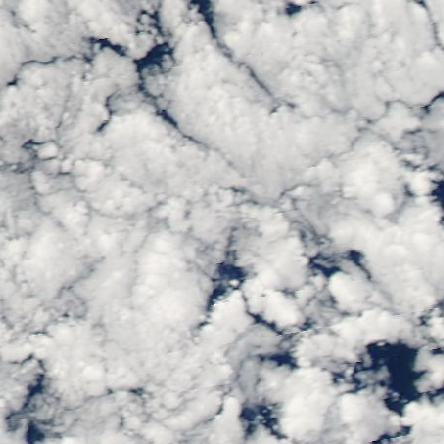
#> input picture data/black_images_removed/20190801-10-9-93-92.jpeg, 444 x 444 px, found by its file name
$ jupyter execute FFT.ipynb
#> lines starting #> are read from the running program, lines starting #| are printed output that depends on the picture
[cell 1]
import cv2
import numpy as np
import matplotlib.pyplot as plt

[cell 2]
# Load an image in grayscale
image = cv2.imread("target_images/20190801-10-9-93-92.jpeg", cv2.IMREAD_GRAYSCALE)
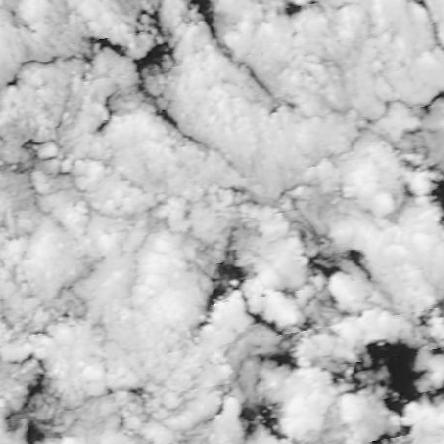
#> image: shape (444, 444); min 0, max 249, mean 191.9

[cell 3]
if image is None:
    raise ValueError("Image not found. Check the file path.")

# Compute the 2D Fourier Transform
f_transform = np.fft.fft2(image)
f_shift = np.fft.fftshift(f_transform)  # Shift zero frequency component to the center

# Compute magnitude spectrum
magnitude_spectrum = 20 * np.log(np.abs(f_shift) + 1)  # Adding 1 to avoid log(0)
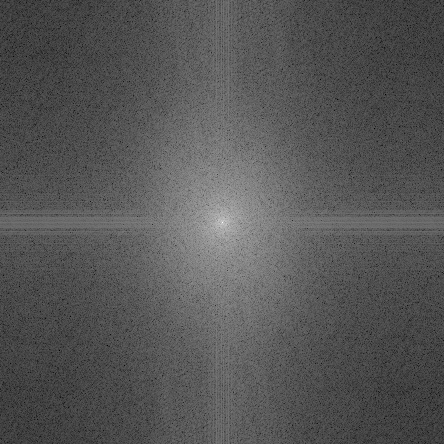
#> magnitude_spectrum: shape (444, 444) float64; min 27.46, max 349, mean 136.4; drawn with min black and max white

# Inverse Fourier Transform to reconstruct the image
f_ishift = np.fft.ifftshift(f_shift)
image_reconstructed = np.fft.ifft2(f_ishift)
image_reconstructed = np.abs(image_reconstructed)

# Display results
plt.figure(figsize=(12, 6))

plt.subplot(1, 3, 1)
plt.title("Original Image")
plt.imshow(image, cmap="gray")

plt.subplot(1, 3, 2)
plt.title("Magnitude Spectrum")
plt.imshow(magnitude_spectrum, cmap="gray")

plt.subplot(1, 3, 3)
plt.title("Reconstructed Image")
plt.imshow(image_reconstructed, cmap="gray")

plt.show()
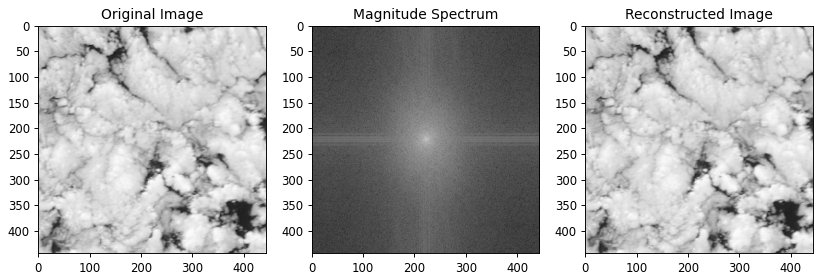
#> figure drawn by matplotlib, 3 panels

$ run again, with data/black_images_removed/20190802-16-15-89-88.jpeg copied over data/black_images_removed/20190801-10-9-93-92.jpeg
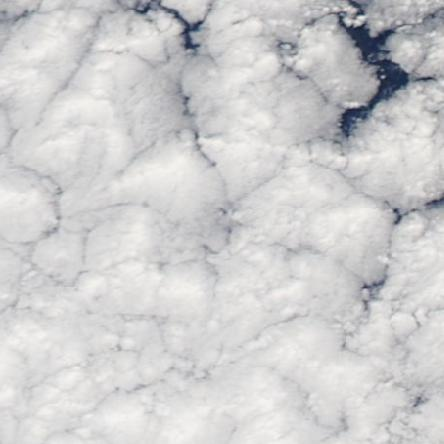
#> input picture data/black_images_removed/20190802-16-15-89-88.jpeg, 444 x 444 px, found by its file name
#> `magnitude_spectrum = 20 * np.log(np.abs(f_shift) + 1)`:
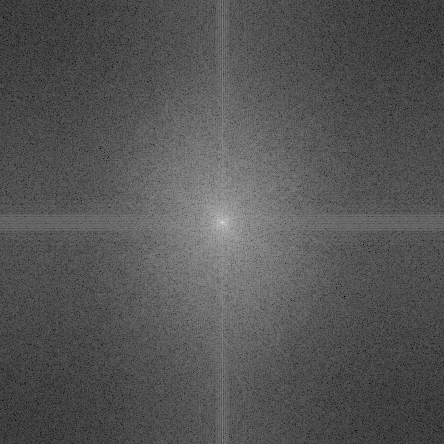
#> magnitude_spectrum: shape (444, 444) float64; min 17.32, max 350.4, mean 128.6; drawn with min black and max white
#> `plt.show()`:
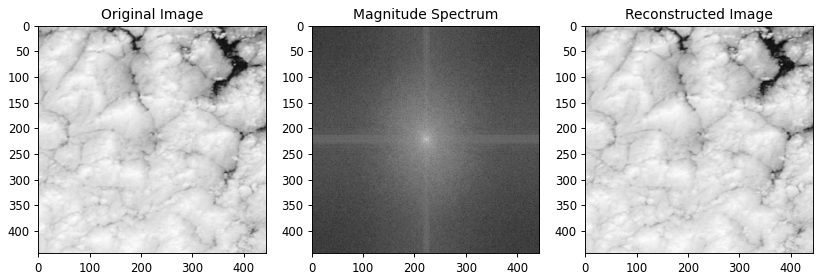
#> figure drawn by matplotlib, 3 panels

$ run again, with data/black_images_removed/20190804-14-13-85-84.jpeg copied over data/black_images_removed/20190801-10-9-93-92.jpeg
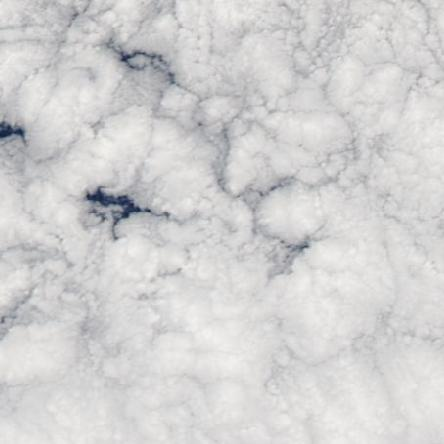
#> input picture data/black_images_removed/20190804-14-13-85-84.jpeg, 444 x 444 px, found by its file name
#> `magnitude_spectrum = 20 * np.log(np.abs(f_shift) + 1)`:
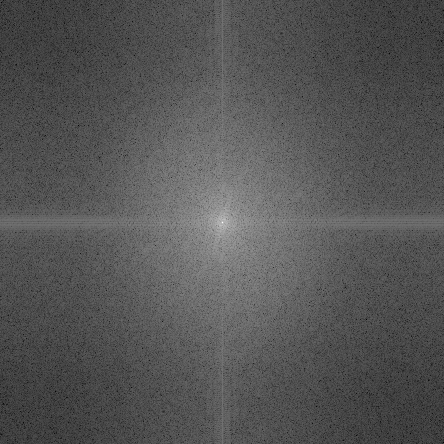
#> magnitude_spectrum: shape (444, 444) float64; min 15.13, max 350.7, mean 127.9; drawn with min black and max white
#> `plt.show()`:
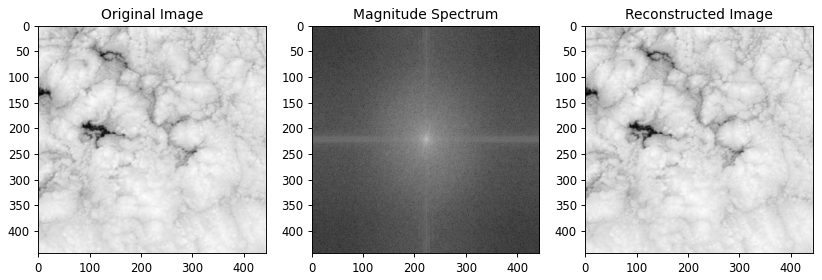
#> figure drawn by matplotlib, 3 panels

$ run again, with data/black_images_removed/20190804-6-5-87-86.jpeg copied over data/black_images_removed/20190801-10-9-93-92.jpeg
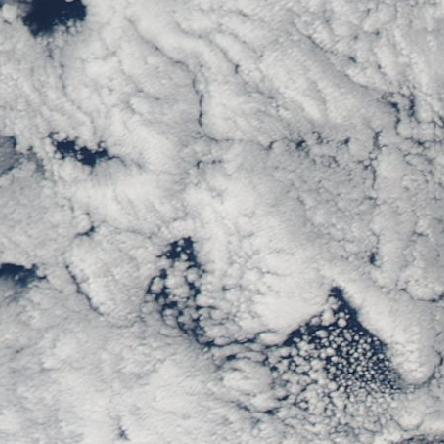
#> input picture data/black_images_removed/20190804-6-5-87-86.jpeg, 444 x 444 px, found by its file name
#> `magnitude_spectrum = 20 * np.log(np.abs(f_shift) + 1)`:
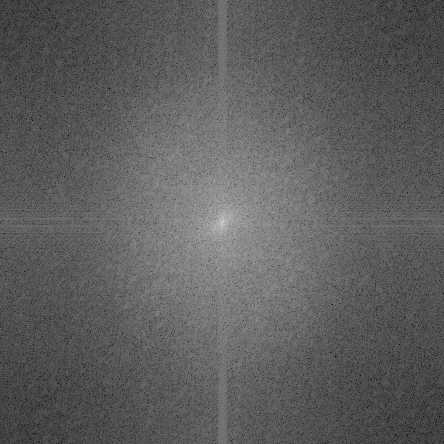
#> magnitude_spectrum: shape (444, 444) float64; min 23.26, max 347.6, mean 143; drawn with min black and max white
#> `plt.show()`:
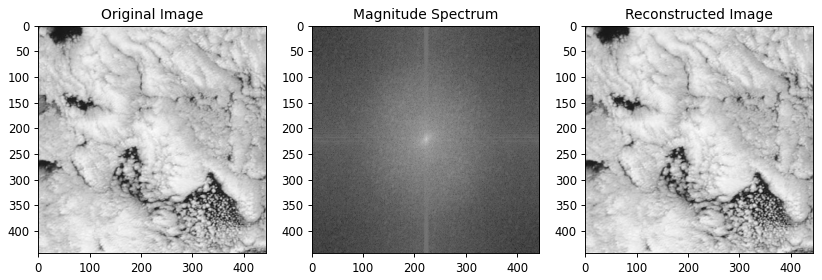
#> figure drawn by matplotlib, 3 panels
